Frame 1 (no input): blank canvas, image omitted
Frame 60 (no input): blank canvas, image omitted
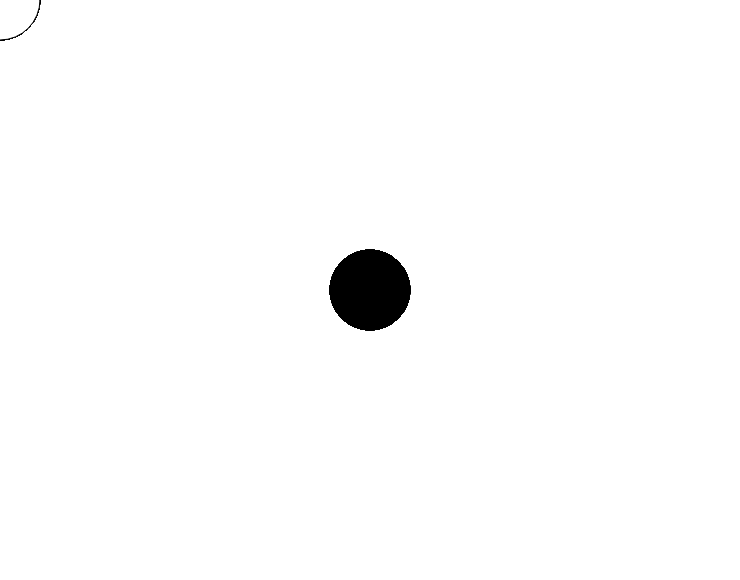
Frame 120 (the mouse pressed at the canvas centre since frame 60)

The p5.js sketch whose frames 1 and 60 were blank and that drew this single picture after the mouse press (run headless with seeded random() and noise() and a simulated clock; from frame 60 on, the mouse is pressed at the canvas centre):

// p5.js sketch
// ── sketch.js
function setup() {
  createCanvas(740, 580);
}

function draw() {
  if (mouseIsPressed) {
    fill(0);
  } else {
    fill(255);
  }
  ellipse(mouseX, mouseY, 80, 80);
}
